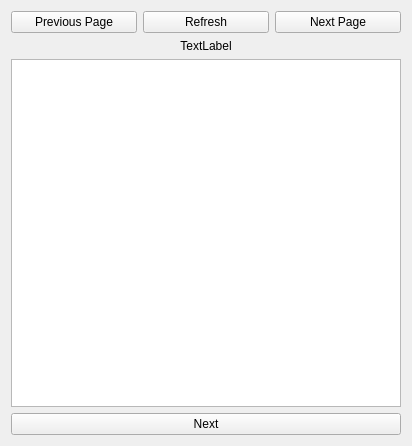
<?xml version="1.0" encoding="UTF-8"?>
<ui version="4.0">
 <class>Form</class>
 <widget class="QWidget" name="Form">
  <property name="geometry">
   <rect>
    <x>0</x>
    <y>0</y>
    <width>412</width>
    <height>446</height>
   </rect>
  </property>
  <property name="windowTitle">
   <string>Form</string>
  </property>
  <layout class="QGridLayout" name="gridLayout">
   <item row="0" column="0">
    <layout class="QVBoxLayout" name="verticalLayout">
     <item>
      <layout class="QHBoxLayout" name="horizontalLayout">
       <item>
        <widget class="QPushButton" name="previousPopularButton">
         <property name="text">
          <string>Previous Page</string>
         </property>
        </widget>
       </item>
       <item>
        <widget class="QPushButton" name="refreshPopularButton">
         <property name="text">
          <string>Refresh</string>
         </property>
        </widget>
       </item>
       <item>
        <widget class="QPushButton" name="nextPopularButton">
         <property name="text">
          <string>Next Page</string>
         </property>
        </widget>
       </item>
      </layout>
     </item>
     <item>
      <widget class="QLabel" name="pagePopularButton">
       <property name="text">
        <string>TextLabel</string>
       </property>
       <property name="alignment">
        <set>Qt::AlignCenter</set>
       </property>
      </widget>
     </item>
     <item>
      <widget class="QListWidget" name="listWidget"/>
     </item>
     <item>
      <widget class="QPushButton" name="proceedPopularButton">
       <property name="text">
        <string>Next</string>
       </property>
      </widget>
     </item>
    </layout>
   </item>
  </layout>
 </widget>
 <resources/>
 <connections/>
</ui>
